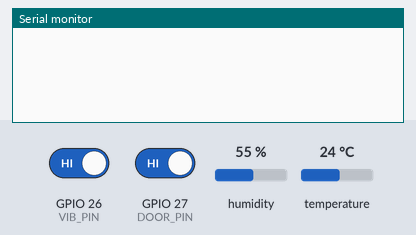
Bench run of a sketch on a simulated ESP32. On the bench: the last lines printed to the serial monitor. The inputs (shaded band) are chosen by the test bench; at power-on: humidity 55 %, GPIO 26 (VIB_PIN) HIGH, GPIO 27 (DOOR_PIN) HIGH, temperature 24 °C. WiFi joins after 1.5 s; servers stay silent unless stated; uploads are accepted with an empty reply; random numbers use the default seed unless the sketch sets one; no MQTT or app messages arrive unless stated.

Above: at 2.7 s.
2.8 s: humidity set to 22 %
At 7.3 s:
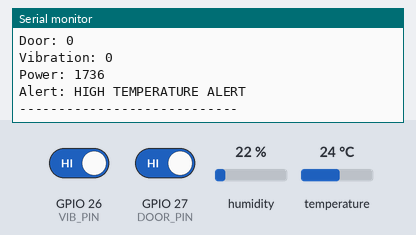
7.6 s: GPIO 26 (VIB_PIN) driven LOW
11.2 s: GPIO 27 (DOOR_PIN) driven LOW
At 12.3 s:
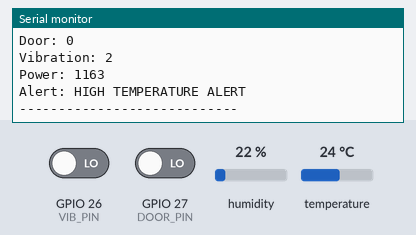
14.8 s: temperature set to 12 °C
At 17.4 s:
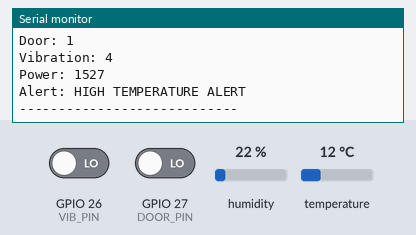
18.4 s: GPIO 26 (VIB_PIN) driven HIGH
22.0 s: humidity set to 40 %
At 26.42 s:
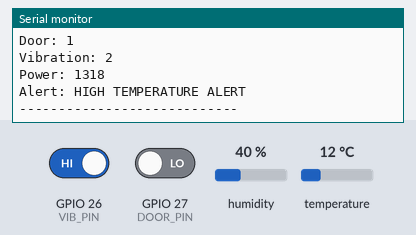
Timing chart, 0 to 26.6 s (numbered marks = the images above; inputs shaded):
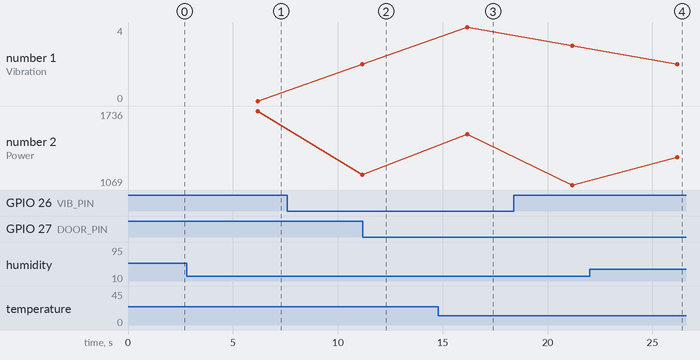

The sketch:

finalig.ino
```cpp
#include <WiFi.h>
#include <HTTPClient.h>
#include <PubSubClient.h>

// ------------ DS18B20 -------------
#include <OneWire.h>
#include <DallasTemperature.h>
#define ONE_WIRE_BUS 4

OneWire oneWire(ONE_WIRE_BUS);
DallasTemperature ds18b20(&oneWire);

// ------------ DHT22 ----------------
#include "DHT.h"
#define DHTPIN 4
#define DHTTYPE DHT22
DHT dht(DHTPIN, DHTTYPE);

// ------------ DOOR SWITCH ----------
#define DOOR_PIN 27

// ------------ VIBRATION (SW-420) ----
#define VIB_PIN 26

// ------------ WIFI CONFIG ----------
const char* WIFI_SSID     = "Ganesan_2.4G";
const char* WIFI_PASSWORD = "vkarthick";

// ------------ NODE-RED HTTP ---------
const char* NODE_RED_HOST = "192.168.1.1";
const int NODE_RED_PORT   = 1880;

String urlUpload = String("http://") + NODE_RED_HOST + ":" + NODE_RED_PORT + "/uploadData";
String urlAlert  = String("http://") + NODE_RED_HOST + ":" + NODE_RED_PORT + "/alert";

// ----------- MQTT CONFIG ------------
const char* MQTT_SERVER = "broker.hivemq.com";
const int   MQTT_PORT   = 1883;

WiFiClient espClient;
PubSubClient mqttClient(espClient);

// ------------ SENSOR STRUCT ---------
struct SensorData {
  float temp;
  float humidity;
  int door;
  int vibration;
  int power;
  int highPressure;
  int lowPressure;
  int inventory;
};

SensorData s;

// ------------ WIFI CONNECT ----------
void connectWiFi() {
  WiFi.begin(WIFI_SSID, WIFI_PASSWORD);
  while (WiFi.status() != WL_CONNECTED) {
    delay(500);
  }
}

// ------------ MQTT CONNECT ----------
void connectMQTT() {
  while (!mqttClient.connected()) {
    if (mqttClient.connect("ESP32_FREEZER")) {
      // connected
    } else {
      delay(2000);
    }
  }
}

// ------------ REAL TEMP ----------
float readTemperature() {
  ds18b20.requestTemperatures();
  float t = ds18b20.getTempCByIndex(0);
  if (t == DEVICE_DISCONNECTED_C) return 0;
  return t;
}

// ------------ REAL HUMIDITY ----------
float readHumidity() {
  float h = dht.readHumidity();
  if (isnan(h)) return 0;
  return h;
}

// ------------ REAL DOOR ----------
int readDoor() {
  return digitalRead(DOOR_PIN) == LOW ? 1 : 0;
}

// ------------ SMOOTH VIBRATION ----------
int readVibration() {
  static int vibLevel = 0;
  static unsigned long lastDecay = 0;

  if (digitalRead(VIB_PIN) == LOW) {
    vibLevel += 3;
    if (vibLevel > 10) vibLevel = 10;
  }

  if (millis() - lastDecay > 200) {
    vibLevel--;
    if (vibLevel < 0) vibLevel = 0;
    lastDecay = millis();
  }

  return vibLevel;
}

// ------------ READ ALL SENSORS ----------
void readSensors(SensorData &d) {
  d.temp         = readTemperature();
  d.humidity     = readHumidity();
  d.door         = readDoor();
  d.vibration    = readVibration();
  d.power        = random(200, 1800);
  d.highPressure = random(200, 350);
  d.lowPressure  = random(20, 90);
  d.inventory    = random(0, 15);
}

// ------------ ALERT LOGIC (FREEZER RULES) ----------
String buildAlert(const SensorData &d) {

  if (d.temp > -15 && d.temp != 0)
    return "HIGH TEMPERATURE ALERT";

  if (d.temp < -35 && d.temp != 0)
    return "COOLING / SENSOR FAILURE";

  if (d.door == 1)
    return "DOOR OPEN ALERT";

  if (d.vibration > 7)
    return "HIGH VIBRATION ALERT";

  if (d.power > 1500)
    return "POWER OVERLOAD ALERT";

  return "NORMAL";
}

// ------------ HTTP POST ----------
void httpPost(String url, String body) {
  if (WiFi.status() != WL_CONNECTED) return;
  HTTPClient http;
  http.begin(url);
  http.addHeader("Content-Type", "application/json");
  http.POST(body);
  http.end();
}

void uploadData(const SensorData &d) {
  String json =
    "{"
    "\"temp\":" + String(d.temp) + "," +
    "\"humidity\":" + String(d.humidity) + "," +
    "\"door\":" + String(d.door) + "," +
    "\"vibration\":" + String(d.vibration) + "," +
    "\"power\":" + String(d.power) + "," +
    "\"high_pressure\":" + String(d.highPressure) + "," +
    "\"low_pressure\":" + String(d.lowPressure) + "," +
    "\"inventory\":" + String(d.inventory) +
    "}";

  httpPost(urlUpload, json);
}

void sendAlert(String alert, const SensorData &d) {
  String json =
    "{"
    "\"alert\":\"" + alert + "\"," +
    "\"temp\":" + String(d.temp) + "," +
    "\"door\":" + String(d.door) +
    "}";

  httpPost(urlAlert, json);
}

// ------------ MQTT PUBLISH ----------
void mqttPublish(const SensorData &d) {
  mqttClient.publish("freezer/temp", String(d.temp).c_str());
  mqttClient.publish("freezer/humidity", String(d.humidity).c_str());
  mqttClient.publish("freezer/door", String(d.door).c_str());
  mqttClient.publish("freezer/vibration", String(d.vibration).c_str());
  mqttClient.publish("freezer/power", String(d.power).c_str());
}

// ------------ LOOP TIMING ----------
unsigned long lastSend = 0;
const unsigned long SEND_INTERVAL = 5000;

// ------------ SETUP ----------
void setup() {
  Serial.begin(115200);

  ds18b20.begin();
  dht.begin();

  pinMode(DOOR_PIN, INPUT_PULLUP);
  pinMode(VIB_PIN, INPUT);

  connectWiFi();
  mqttClient.setServer(MQTT_SERVER, MQTT_PORT);
  connectMQTT();

  randomSeed(analogRead(34));
}

// ------------ MAIN LOOP ----------
void loop() {
  if (WiFi.status() != WL_CONNECTED) connectWiFi();
  if (!mqttClient.connected()) connectMQTT();
  mqttClient.loop();

  if (millis() - lastSend >= SEND_INTERVAL) {
    lastSend = millis();

    readSensors(s);
    String alert = buildAlert(s);

    mqttPublish(s);
    uploadData(s);

    if (alert != "NORMAL") {
      sendAlert(alert, s);
    }

    Serial.println("------ FREEZER STATUS ------");
    Serial.println("Temp: " + String(s.temp));
    Serial.println("Humidity: " + String(s.humidity));
    Serial.println("Door: " + String(s.door));
    Serial.println("Vibration: " + String(s.vibration));
    Serial.println("Power: " + String(s.power));
    Serial.println("Alert: " + alert);
    Serial.println("----------------------------");
  }
}
```

Measured:
- after the input at 2.8 s, the serial monitor: prints a new line after 3.4 s (image 1)
- after the input at 14.8 s, the serial monitor: prints a new line after 1.4 s (image 3)
- after the input at 22.0 s, the serial monitor: prints a new line after 4.2 s (image 4)
- plotted number 1: 0 → 2 after the input at 7.6 s, 4 → 3 after the input at 18.4 s
